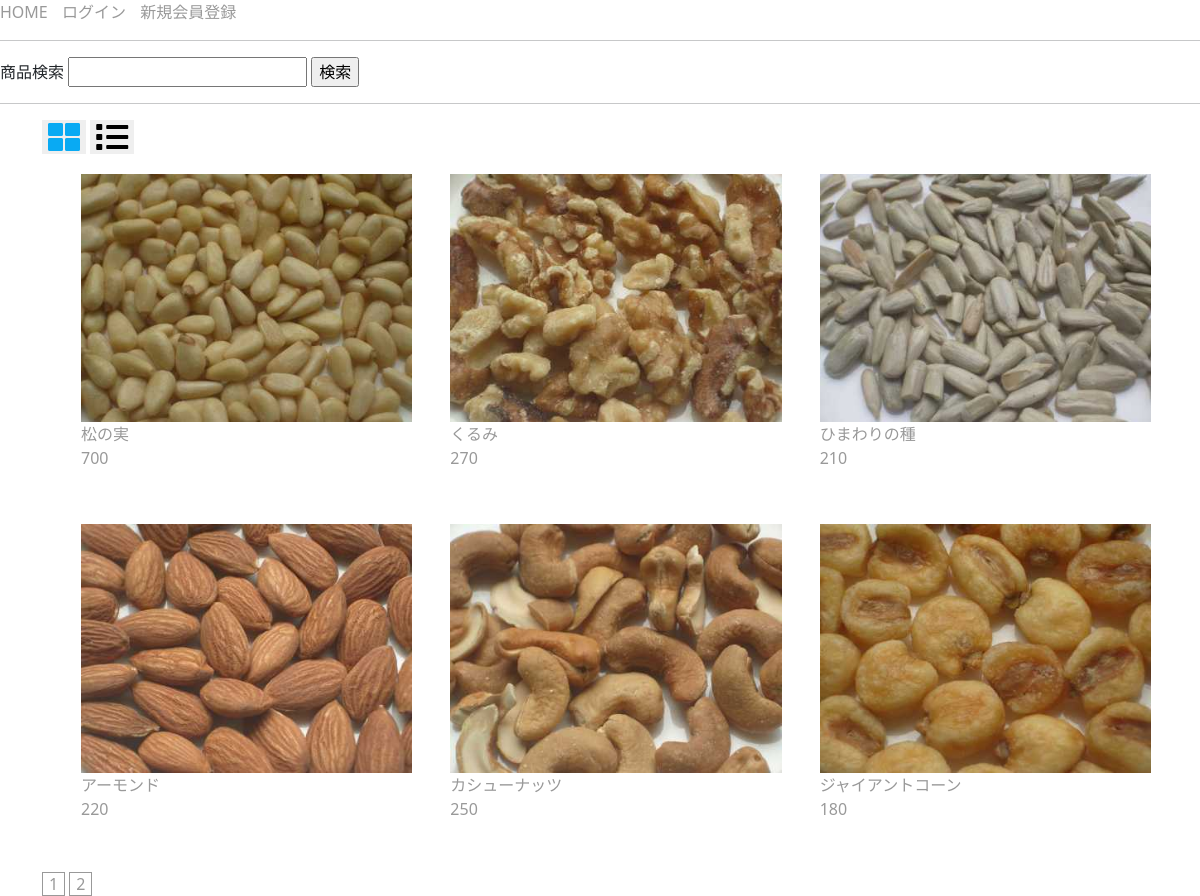
The page /publish/index.php on the database its author committed.
### tables this page shows
create table product (
	id int auto_increment primary key, 
	name varchar(200) not null, 
	price int not null
);

### publish/index.php (called while the page is built)
<?php require 'product.php'; ?>
<?php require '../footer.php'; ?>

### publish/product.php (the view, shortened to what this page needs)
<link href="https://cdn.jsdelivr.net/npm/bootstrap@5.0.2/dist/css/bootstrap.min.css" rel="stylesheet">
<link rel ="stylesheet" href="https://cdnjs.cloudflare.com/ajax/libs/font-awesome/5.11.2/css/all.css">
<?php require '../header.php'; ?>
<?php require 'menu.php'; ?>
<?php require 'connect.php'; ?>
<form action="product.php" method="post">
商品検索
	<input type="text" name="keyword">
	<input type="submit" value="検索">
</form>
<hr>
<article class="container">
	<button class="fas fa-th-large" style="color: #09aaf3;font-size: 2em;"></button>
	<button class="fas fa-list" style="font-size: 2em;"></button>
	<ul class="row">
<?php
$item_count = 6 ;
if(isset($_REQUEST['page'])){
	$current_page = ($_REQUEST['page'] - 1) * $item_count ;
}else{
	$current_page = 0 ;
}
if (isset($_REQUEST['keyword'])) {
	$sql=$pdo->prepare('select * from product where name like ?');
	$sql->execute(['%'.$_REQUEST['keyword'].'%']);
} else {
	$sql=$pdo->prepare(
			"SELECT * from product LIMIT ? , $item_count"
	);
	$sql->execute([$current_page]);
}
foreach ($sql as $row) {
	$id=$row['id'];
?>
	<li class="product col-4" >
	<?php
	if( file_exists("image/$row[id].jpg")){
?>
		<img class="" src="image/<?=$id?>.jpg">
<?php
	}
?>
	<p>
			<a href="detail.php?id=<?=$id?>">
				<span><?=$row['name']?></span>
				<br><span><?=$row['price']?></span>
			</a>
		</p>
	</li>
<?php } ?>
</ul>
<?php
		$sql =	$pdo->query(
			"SELECT count(*) as ct FROM product");
		$count = $sql->fetch() ;
		$count = ceil($count['ct'] / $item_count);
		for( $i=1 ;$i <= $count ; $i++ ){
?>
 	<a class="pg" href="./?page=<?= $i ?>"><?= $i ?></a>
<?php } ?>
</article>
<?php
 require '../footer.php'; ?>

### header.php (shortened to what this page needs)
<!DOCTYPE html>
<html>
<head>
<link rel="stylesheet" href="style.css">
</head>
<body>

### publish/menu.php (shortened to what this page needs)
<a href="product.php">HOME</a>
<?php
  if (isset($_SESSION['customer'])) {
?>
<a href="favorite-show.php">お気に入り</a>
<a href="history.php">購入履歴</a>
<a href="cart-show.php">カート</a>
<a href="purchase-input.php">購入</a>
<a href="logout-input.php">ログアウト</a>
<a href="customer-input.php">会員情報変更</a>
<?php }else{
   ?>
<a href="login-input.php">ログイン</a>
<a href="newcustomer-input.php">新規会員登録</a>
<?php } ?>
<hr>

### footer.php
</body>
</html>

### publish/style.css (style rules this page uses)
a { padding-right: 10px; }

### publish/product.php (style rules this page uses)
ul.row { list-style: none; }
img { width: 100%;height: auto; }
button { border: none }
li.product { padding: 19px; }
a { color: #999; text-decoration: none }
.pg { border: solid 1px; padding: 0 6px; }

### rows shown on the page
product: shows a picture, name "松の実", price "700"
product: shows a picture, name "くるみ", price "270"
product: shows a picture, name "ひまわりの種", price "210"
product: shows a picture, name "アーモンド", price "220"
product: shows a picture, name "カシューナッツ", price "250"
product: shows a picture, name "ジャイアントコーン", price "180"
